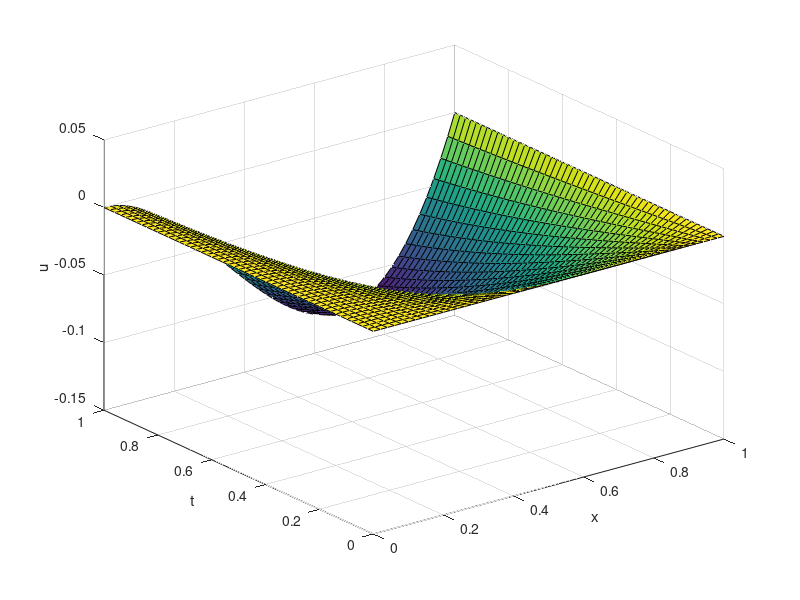

Source code (MATLAB):
%{
    Crank-Nicolson scheme
u_t - u_xx = x^2*(x-1)*cos(t)-(6*x-2)*sin(t), x,t ∈ (0,1)
u(1,t) = u(1,t) = 0
u(x,0) = 0
%}
clear
L = 1;
T = 1;
f = @(x,t) x^2*(x-1)*cos(t)-(6*x-2)*sin(t);
n = 50;
l = 50;
%%%
h   = L/n;
tau = T/l;
x   = 0:h:L;
t   = 0:tau:T;
%%
for i = 1:n+1
    u(i,1) = 0;
end
c = tau/h^2;
A = zeros(n+1,n+1);
A(1,1) = 1;
for i = 2:n
    A(i,i-1)=-c/2;
    A(i,i)  = 1+c;
    A(i,i+1)=-c/2;
end
A(n+1,n+1) = 1;
for k = 1:l
    y(1) = 0;
    for i = 2:n
        y(i) =  c/2*u(i-1,k) + (1-c)*u(i,k) + c/2*u(i+1,k)+...
                tau/2*(f(x(i),t(k)) + f(x(i),t(k+1)));
    end
    y(n+1)  = 0;
    u(:,k+1)= A\y';
end
surf(x,t,u')
xlabel('x')
ylabel('t')
zlabel('u')
%%%
exact = x'.^2.*(x'-1).*sin(t);
maxerror = max(max(abs(u-exact)))
%{
for i = 1:n+1
    for k = 1:l+1
        ue(i,k)=x(i)^2*(x(i)-1)*sin(t(k));
    end
end
error = max(max(abs(u-ue)))
%}